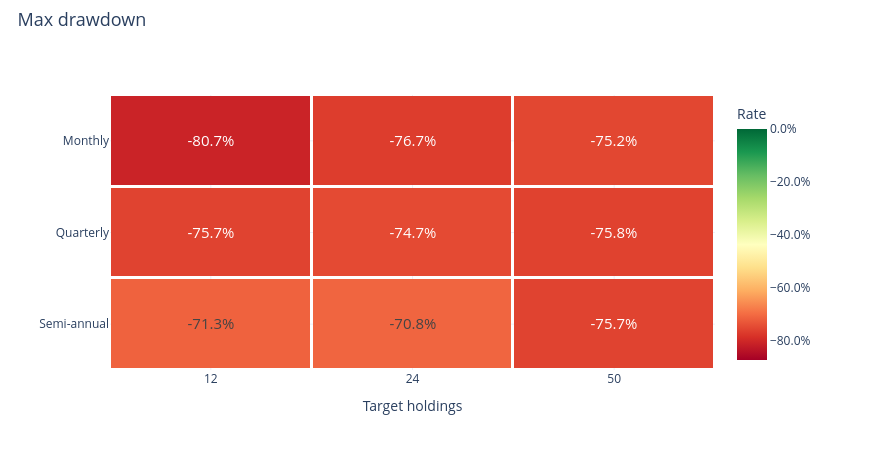

Notebook cell for this chart:
### Markdown cell above
### Maximum drawdown

### Code cell
research.heatmap('maximum_drawdown')

### Figure 1 — Plotly figure (JSON) as saved in the notebook; plotly's stock layout.template omitted (floating-point values rounded to 4 significant figures)
{"data": [{"colorbar": {"tickformat": ".1%", "title": {"text": "Rate"}}, "colorscale": [[0.0, "rgb(165,0,38)"], [0.1, "rgb(215,48,39)"], [0.2, "rgb(244,109,67)"], [0.3, "rgb(253,174,97)"], [0.4, "rgb(254,224,139)"], [0.5, "rgb(255,255,191)"], [0.6, "rgb(217,239,139)"], [0.7, "rgb(166,217,106)"], [0.8, "rgb(102,189,99)"], [0.9, "rgb(26,152,80)"], [1.0, "rgb(0,104,55)"]], "text": [["-80.7%", "-76.7%", "-75.2%"], ["-75.7%", "-74.7%", "-75.8%"], ["-71.3%", "-70.8%", "-75.7%"]], "textfont": {"size": 15}, "texttemplate": "%{text}", "type": "heatmap", "x": ["12", "24", "50"], "xgap": 3, "y": ["Monthly", "Quarterly", "Semi-annual"], "ygap": 3, "z": [[-0.8075, -0.7665, -0.7522], [-0.7574, -0.7466, -0.7584], [-0.713, -0.708, -0.7574]], "zmax": 0.0, "zmin": -0.8715}], "layout": {"height": 450, "hovermode": "closest", "legend": {"font": {"size": 12}, "itemclick": "toggle", "itemdoubleclick": "toggleothers", "x": 1.025, "y": 1}, "margin": {"b": 80, "l": 110, "r": 155, "t": 95}, "title": {"font": {"size": 18}, "text": "Max drawdown", "x": 0.02, "y": 0.97}, "width": 870, "xaxis": {"title": {"text": "Target holdings"}}, "yaxis": {"autorange": "reversed"}}}
